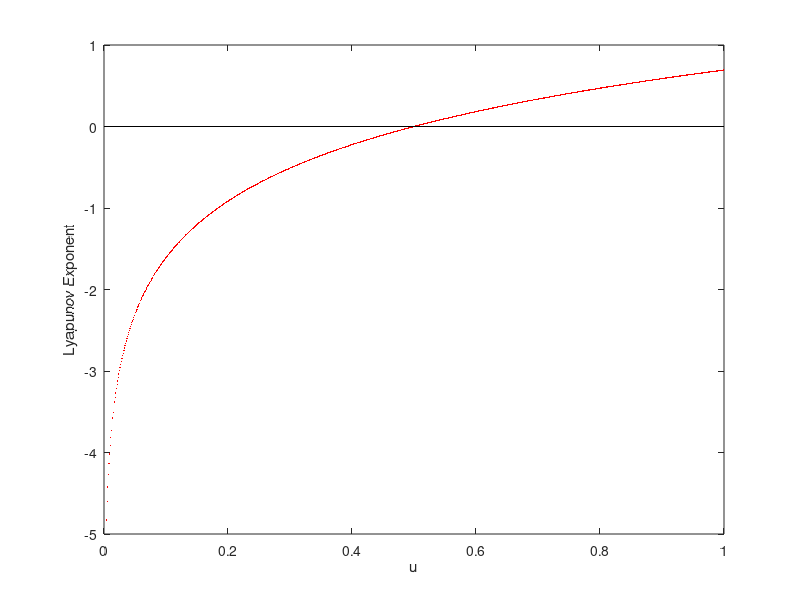

Source code (MATLAB):
clc;clear;
u=0:0.001:1;
n=length(u);


for i=1:n
    y(i)=log(abs(2*u(i)));
end
figure;
plot(u,y,'r.','markersize',2);
hold on
x=get(gca,'xlim');
y=0;
plot(x,[y y],'k');
axis([0,1,-5,1]);
hold off 

set(gca,'Xtick',0:0.2:1);
set(gca,'Ytick',-5:1:1);
xlabel('u');ylabel('Lyapunov Exponent');

